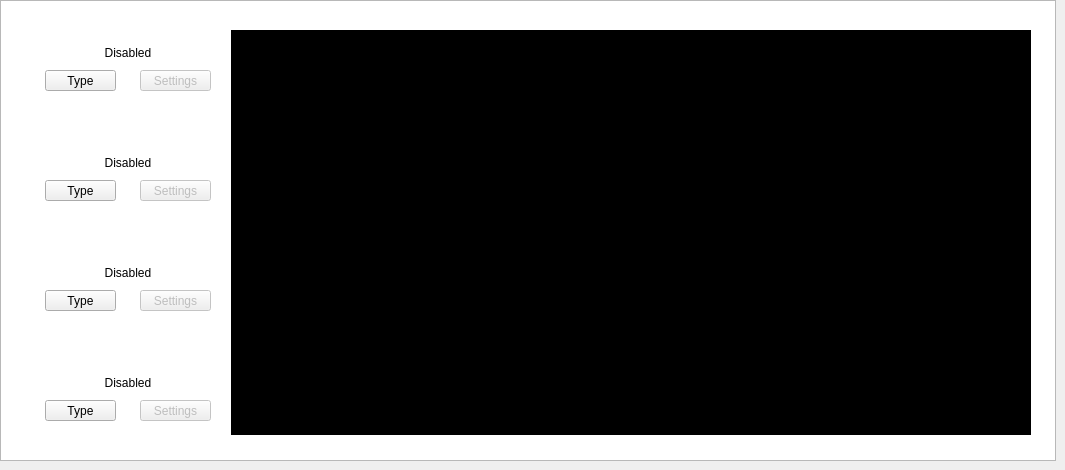
    <widget class="QWidget" name="tabChannels">
     <attribute name="title">
      <string>Channels</string>
     </attribute>
     <widget class="QGraphicsView" name="channelsBackdrop">
      <property name="geometry">
       <rect>
        <x>0</x>
        <y>0</y>
        <width>1056</width>
        <height>461</height>
       </rect>
      </property>
      <property name="toolTip">
       <string>Change the generator's type.</string>
      </property>
      <property name="styleSheet">
       <string notr="true">QGraphicsView {
	background-image: url(:/backdrops/channelsbackdrop.png);
}</string>
      </property>
     </widget>
     <widget class="QLabel" name="gener1Label">
      <property name="geometry">
       <rect>
        <x>30</x>
        <y>40</y>
        <width>196</width>
        <height>25</height>
       </rect>
      </property>
      <property name="font">
       <font>
        <family>Ubuntu</family>
       </font>
      </property>
      <property name="toolTip">
       <string>Channel 1's generator.</string>
      </property>
      <property name="styleSheet">
       <string notr="true"/>
      </property>
      <property name="text">
       <string>Disabled</string>
      </property>
      <property name="alignment">
       <set>Qt::AlignCenter</set>
      </property>
     </widget>
     <widget class="QPushButton" name="gen1TypeButton">
      <property name="geometry">
       <rect>
        <x>45</x>
        <y>70</y>
        <width>71</width>
        <height>21</height>
       </rect>
      </property>
      <property name="font">
       <font>
        <family>Ubuntu</family>
       </font>
      </property>
      <property name="toolTip">
       <string>&lt;!DOCTYPE HTML PUBLIC &quot;-//W3C//DTD HTML 4.0//EN&quot; &quot;http://www.w3.org/TR/REC-html40/strict.dtd&quot;&gt;
&lt;html&gt;&lt;head&gt;&lt;meta name=&quot;qrichtext&quot; content=&quot;1&quot; /&gt;&lt;style type=&quot;text/css&quot;&gt;
p, li { white-space: pre-wrap; }
&lt;/style&gt;&lt;/head&gt;&lt;body style=&quot; font-family:'Ubuntu'; font-size:11pt; font-weight:400; font-style:normal;&quot;&gt;
&lt;p style=&quot; margin-top:0px; margin-bottom:0px; margin-left:0px; margin-right:0px; -qt-block-indent:0; text-indent:0px;&quot;&gt;Change this generator's type.&lt;/p&gt;&lt;/body&gt;&lt;/html&gt;</string>
      </property>
      <property name="text">
       <string>Type</string>
      </property>
     </widget>
     <widget class="QPushButton" name="gen1SettButton">
      <property name="enabled">
       <bool>false</bool>
      </property>
      <property name="geometry">
       <rect>
        <x>140</x>
        <y>70</y>
        <width>71</width>
        <height>21</height>
       </rect>
      </property>
      <property name="font">
       <font>
        <family>Ubuntu</family>
       </font>
      </property>
      <property name="toolTip">
       <string>Disabled generators have no settings.</string>
      </property>
      <property name="text">
       <string>Settings</string>
      </property>
     </widget>
     <widget class="QLabel" name="gener2Label">
      <property name="geometry">
       <rect>
        <x>30</x>
        <y>150</y>
        <width>196</width>
        <height>25</height>
       </rect>
      </property>
      <property name="font">
       <font>
        <family>Ubuntu</family>
       </font>
      </property>
      <property name="toolTip">
       <string>Channel 2's generator.</string>
      </property>
      <property name="styleSheet">
       <string notr="true"/>
      </property>
      <property name="text">
       <string>Disabled</string>
      </property>
      <property name="alignment">
       <set>Qt::AlignCenter</set>
      </property>
     </widget>
     <widget class="QPushButton" name="gen2TypeButton">
      <property name="geometry">
       <rect>
        <x>45</x>
        <y>180</y>
        <width>71</width>
        <height>21</height>
       </rect>
      </property>
      <property name="font">
       <font>
        <family>Ubuntu</family>
       </font>
      </property>
      <property name="toolTip">
       <string>&lt;!DOCTYPE HTML PUBLIC &quot;-//W3C//DTD HTML 4.0//EN&quot; &quot;http://www.w3.org/TR/REC-html40/strict.dtd&quot;&gt;
&lt;html&gt;&lt;head&gt;&lt;meta name=&quot;qrichtext&quot; content=&quot;1&quot; /&gt;&lt;style type=&quot;text/css&quot;&gt;
p, li { white-space: pre-wrap; }
&lt;/style&gt;&lt;/head&gt;&lt;body style=&quot; font-family:'Ubuntu'; font-size:11pt; font-weight:400; font-style:normal;&quot;&gt;
&lt;p style=&quot; margin-top:0px; margin-bottom:0px; margin-left:0px; margin-right:0px; -qt-block-indent:0; text-indent:0px;&quot;&gt;Change this generator's type.&lt;/p&gt;&lt;/body&gt;&lt;/html&gt;</string>
      </property>
      <property name="text">
       <string>Type</string>
      </property>
     </widget>
     <widget class="QPushButton" name="gen2SettButton">
      <property name="enabled">
       <bool>false</bool>
      </property>
      <property name="geometry">
       <rect>
        <x>140</x>
        <y>180</y>
        <width>71</width>
        <height>21</height>
       </rect>
      </property>
      <property name="font">
       <font>
        <family>Ubuntu</family>
       </font>
      </property>
      <property name="toolTip">
       <string>Disabled generators have no settings.</string>
      </property>
      <property name="text">
       <string>Settings</string>
      </property>
     </widget>
     <widget class="QPushButton" name="gen3TypeButton">
      <property name="geometry">
       <rect>
        <x>45</x>
        <y>290</y>
        <width>71</width>
        <height>21</height>
       </rect>
      </property>
      <property name="font">
       <font>
        <family>Ubuntu</family>
       </font>
      </property>
      <property name="toolTip">
       <string>&lt;!DOCTYPE HTML PUBLIC &quot;-//W3C//DTD HTML 4.0//EN&quot; &quot;http://www.w3.org/TR/REC-html40/strict.dtd&quot;&gt;
&lt;html&gt;&lt;head&gt;&lt;meta name=&quot;qrichtext&quot; content=&quot;1&quot; /&gt;&lt;style type=&quot;text/css&quot;&gt;
p, li { white-space: pre-wrap; }
&lt;/style&gt;&lt;/head&gt;&lt;body style=&quot; font-family:'Ubuntu'; font-size:11pt; font-weight:400; font-style:normal;&quot;&gt;
&lt;p style=&quot; margin-top:0px; margin-bottom:0px; margin-left:0px; margin-right:0px; -qt-block-indent:0; text-indent:0px;&quot;&gt;Change this generator's type.&lt;/p&gt;&lt;/body&gt;&lt;/html&gt;</string>
      </property>
      <property name="text">
       <string>Type</string>
      </property>
     </widget>
     <widget class="QPushButton" name="gen3SettButton">
      <property name="enabled">
       <bool>false</bool>
      </property>
      <property name="geometry">
       <rect>
        <x>140</x>
        <y>290</y>
        <width>71</width>
        <height>21</height>
       </rect>
      </property>
      <property name="font">
       <font>
        <family>Ubuntu</family>
       </font>
      </property>
      <property name="toolTip">
       <string>Disabled generators have no settings.</string>
      </property>
      <property name="text">
       <string>Settings</string>
      </property>
     </widget>
     <widget class="QLabel" name="gener3Label">
      <property name="geometry">
       <rect>
        <x>30</x>
        <y>260</y>
        <width>196</width>
        <height>25</height>
       </rect>
      </property>
      <property name="font">
       <font>
        <family>Ubuntu</family>
       </font>
      </property>
      <property name="toolTip">
       <string>Channel 3's generator.</string>
      </property>
      <property name="styleSheet">
       <string notr="true"/>
      </property>
      <property name="text">
       <string>Disabled</string>
      </property>
      <property name="alignment">
       <set>Qt::AlignCenter</set>
      </property>
     </widget>
     <widget class="QLabel" name="gener4Label">
      <property name="geometry">
       <rect>
        <x>30</x>
        <y>370</y>
        <width>196</width>
        <height>25</height>
       </rect>
      </property>
      <property name="font">
       <font>
        <family>Ubuntu</family>
       </font>
      </property>
      <property name="toolTip">
       <string>Channel 4's generator.</string>
      </property>
      <property name="styleSheet">
       <string notr="true"/>
      </property>
      <property name="text">
       <string>Disabled</string>
      </property>
      <property name="alignment">
       <set>Qt::AlignCenter</set>
      </property>
     </widget>
     <widget class="QPushButton" name="gen4TypeButton">
      <property name="geometry">
       <rect>
        <x>45</x>
        <y>400</y>
        <width>71</width>
        <height>21</height>
       </rect>
      </property>
      <property name="font">
       <font>
        <family>Ubuntu</family>
       </font>
      </property>
      <property name="toolTip">
       <string>&lt;!DOCTYPE HTML PUBLIC &quot;-//W3C//DTD HTML 4.0//EN&quot; &quot;http://www.w3.org/TR/REC-html40/strict.dtd&quot;&gt;
&lt;html&gt;&lt;head&gt;&lt;meta name=&quot;qrichtext&quot; content=&quot;1&quot; /&gt;&lt;style type=&quot;text/css&quot;&gt;
p, li { white-space: pre-wrap; }
&lt;/style&gt;&lt;/head&gt;&lt;body style=&quot; font-family:'Ubuntu'; font-size:11pt; font-weight:400; font-style:normal;&quot;&gt;
&lt;p style=&quot; margin-top:0px; margin-bottom:0px; margin-left:0px; margin-right:0px; -qt-block-indent:0; text-indent:0px;&quot;&gt;Change this generator's type.&lt;/p&gt;&lt;/body&gt;&lt;/html&gt;</string>
      </property>
      <property name="text">
       <string>Type</string>
      </property>
     </widget>
     <widget class="QPushButton" name="gen4SettButton">
      <property name="enabled">
       <bool>false</bool>
      </property>
      <property name="geometry">
       <rect>
        <x>140</x>
        <y>400</y>
        <width>71</width>
        <height>21</height>
       </rect>
      </property>
      <property name="font">
       <font>
        <family>Ubuntu</family>
       </font>
      </property>
      <property name="toolTip">
       <string>Disabled generators have no settings.</string>
      </property>
      <property name="text">
       <string>Settings</string>
      </property>
     </widget>
     <widget class="QGraphicsView" name="graphicsView">
      <property name="geometry">
       <rect>
        <x>231</x>
        <y>30</y>
        <width>800</width>
        <height>405</height>
       </rect>
      </property>
      <property name="styleSheet">
       <string notr="true">QGraphicsView {
	background-color: black;
}</string>
      </property>
     </widget>
     <widget class="QLabel" name="effectsComingSoon">
      <property name="geometry">
       <rect>
        <x>231</x>
        <y>30</y>
        <width>800</width>
        <height>405</height>
       </rect>
      </property>
      <property name="font">
       <font>
        <family>Ubuntu</family>
        <pointsize>16</pointsize>
        <weight>75</weight>
        <bold>true</bold>
       </font>
      </property>
      <property name="text">
       <string>(Effects are coming in version 0.7.0)</string>
      </property>
      <property name="alignment">
       <set>Qt::AlignCenter</set>
      </property>
     </widget>
    </widget>
